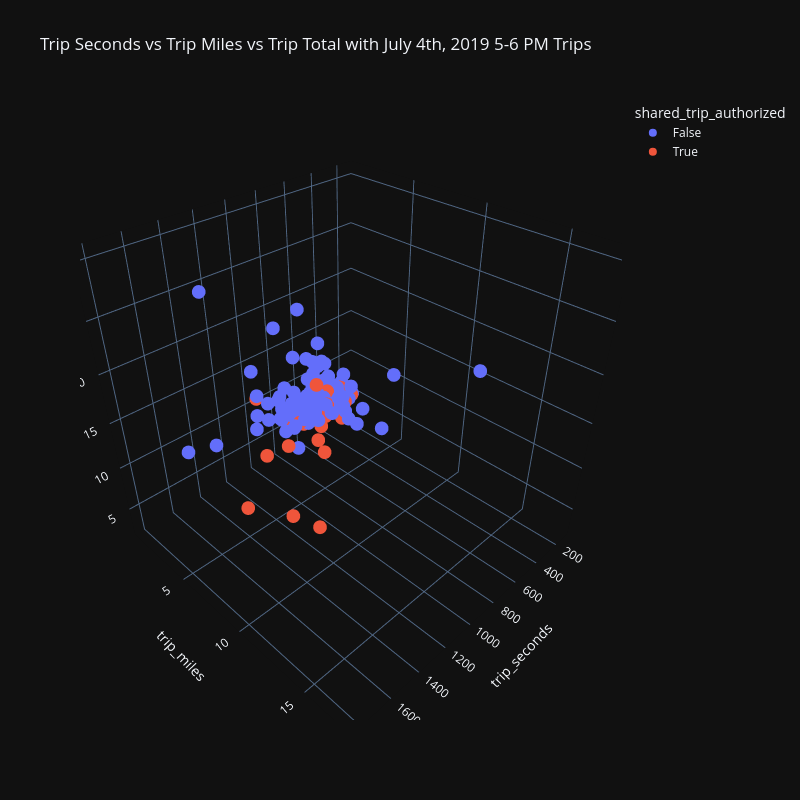

This figure's notebook cell:
### Markdown cell above
---

### 🎯 Deliverable 16: July 4th 5-6 PM Trips 3D Scatter Plots (Pre-COVID)

#### 👇 Tasks

- ✔️ Using `df_july_fourth`, create a 3D scatter plot of trips **in 2019** using the following axes.
  - `x`: `trip_seconds`,
  - `y`: `trip_miles`,
  - `z`: `trip_total`
- ✔️ Use the `shared_trip_authorized` column to differentiate the colors of points.
- ✔️ Set an appropriate title.
- ✔️ Use the `'plotly_dark'` theme (template).
- ✔️ Set both the `width` and `height` to `800`.
- ✔️ Store your figure in a variable named `fig`.
- ✔️ Display the figure using `fig.show()`

#### 🔑 Sample Output

![Sample Output](https://github.com/bdi475/images/blob/c3060e2ed215f9e7e13156b60a2c79764885f2c0/case-studies/rideshare-trips/sample-trip-seconds-vs-miles-vs-total-2019-3d-scatter-01.png?raw=true)

#### 🚀 Hint

Replace `'column1'`, `'column2'`, `'column3'`, `'column4'`, and `...`s with your own values from the code below.

```python
fig = px.scatter_3d(
    df_july_fourth[df_july_fourth['year'] == 2019],
    title='Your Title Here',
    x='column1',
    y='column2',
    z='column3',
    color='column4',
    template='plotly_dark',
    width=...,
    height=...
)
fig.show()
```

### Code cell
# YOUR CODE BEGINS
fig = px.scatter_3d(
    df_july_fourth[df_july_fourth["year"] == 2019],
    title="Trip Seconds vs Trip Miles vs Trip Total with July 4th, 2019 5-6 PM Trips",
    x="trip_seconds",
    y="trip_miles",
    z="trip_total",
    color="shared_trip_authorized",
    template="plotly_dark",
    width=800,
    height=800,
)
fig.show()
# YOUR CODE ENDS

### Figure 1 — Plotly figure (JSON) as saved in the notebook; plotly's stock layout.template omitted (floating-point values rounded to 4 significant figures)
{"data": [{"hovertemplate": "shared_trip_authorized=False<br>trip_seconds=%{x}<br>trip_miles=%{y}<br>trip_total=%{z}<extra></extra>", "legendgroup": "False", "marker": {"color": "#636efa", "symbol": "circle"}, "mode": "markers", "name": "False", "scene": "scene", "showlegend": true, "type": "scatter3d", "x": [610, 270, 1687, 943, 675, 199, 625, 755, 499, 1078, 1031, 506, 540, 524, 442, 1040, 274, 703, 391, 1657, 856, 1032, 469, 639, 589, 444, 259, 1810, 656, 1351, 950, 478, 943, 659, 500, 414, 832, 1004, 1466, 288, 553, 785, 1146, 947, 1390, 836, 651, 201, 598, 678, 634, 822, 301, 1143, 562, 778, 1181, 613, 1101, 773, 1212, 476, 1216, 1323, 318, 137, 834, 927, 1325, 571, 519, 1099, 1402, 1089, 538, 772, 1327, 582, 207, 1058, 704, 1182, 873, 1112, 360, 542, 993, 1259, 611, 487, 1135, 856, 252, 739, 1144, 844, 1177, 307, 985, 673, 620, 1193, 912, 950, 763, 1310, 1159, 250, 392, 578, 805, 384, 529, 729, 965, 348, 1101], "y": [2.0, 1.2, 7.3, 4.7, 2.7, 1.0, 2.7, 2.1, 2.1, 4.6, 4.4, 2.2, 1.2, 1.7, 2.2, 5.5, 0.8, 3.0, 1.6, 7.0, 3.9, 2.8, 1.6, 1.1, 4.5, 1.2, 0.8, 6.8, 3.0, 10.8, 6.9, 1.3, 5.1, 2.7, 1.9, 2.2, 1.2, 2.4, 11.0, 0.9, 2.8, 3.7, 6.3, 2.8, 10.3, 6.1, 2.6, 0.6, 1.9, 5.4, 2.2, 4.1, 0.6, 5.5, 2.4, 3.4, 13.8, 3.0, 10.8, 4.3, 7.2, 1.0, 6.6, 10.8, 1.1, 0.7, 4.1, 4.2, 8.8, 2.0, 1.9, 10.2, 6.8, 2.3, 2.6, 2.1, 10.2, 2.2, 0.7, 5.7, 5.3, 9.9, 3.8, 4.8, 1.6, 2.3, 5.9, 7.2, 1.5, 1.8, 3.2, 7.9, 0.7, 3.2, 11.6, 4.2, 8.6, 1.6, 3.9, 2.1, 5.0, 13.3, 2.4, 4.1, 4.2, 5.3, 7.6, 0.8, 1.0, 1.7, 3.2, 1.6, 2.5, 2.4, 4.4, 1.0, 17.6], "z": [7.55, 7.55, 17.55, 12.55, 10.05, 5.05, 16.35, 10.05, 7.55, 12.55, 15.55, 7.55, 12.55, 7.55, 7.55, 12.55, 5.05, 10.05, 7.55, 30.35, 12.55, 12.55, 7.55, 8.55, 10.05, 9.55, 5.05, 17.55, 10.05, 20.05, 15.05, 7.55, 12.55, 10.05, 12.55, 8.55, 10.05, 10.05, 30.24, 7.55, 12.05, 12.55, 15.05, 10.05, 20.05, 12.55, 10.05, 5.05, 12.05, 12.55, 11.05, 12.55, 5.05, 15.05, 10.05, 16.16, 25.05, 10.05, 17.55, 12.55, 17.55, 7.55, 16.05, 25.05, 7.55, 5.05, 10.05, 12.55, 17.55, 8.55, 7.55, 17.55, 17.55, 9.55, 10.05, 15.35, 20.55, 13.05, 5.05, 10.05, 12.55, 18.55, 12.55, 22.55, 7.55, 9.55, 12.55, 15.05, 11.16, 10.05, 14.55, 17.05, 5.05, 10.05, 20.05, 12.55, 17.55, 9.55, 12.55, 10.05, 10.05, 20.05, 12.05, 10.05, 12.55, 20.05, 17.55, 7.55, 7.55, 7.55, 10.05, 7.55, 10.05, 10.05, 14.55, 7.55, 27.55]}, {"hovertemplate": "shared_trip_authorized=True<br>trip_seconds=%{x}<br>trip_miles=%{y}<br>trip_total=%{z}<extra></extra>", "legendgroup": "True", "marker": {"color": "#EF553B", "symbol": "circle"}, "mode": "markers", "name": "True", "scene": "scene", "showlegend": true, "type": "scatter3d", "x": [1155, 248, 1339, 1444, 668, 434, 551, 265, 1208, 1757, 546, 1046, 598, 245, 751, 815, 240, 648, 1259, 725, 669, 736, 1302, 154, 768, 300], "y": [7.1, 0.8, 10.6, 9.7, 1.4, 1.1, 2.0, 0.9, 6.7, 10.4, 2.6, 1.9, 1.9, 1.1, 2.6, 2.2, 0.7, 3.7, 5.4, 4.2, 3.0, 4.5, 10.1, 0.8, 3.4, 1.2], "z": [15.0, 2.55, 23.0, 10.0, 7.5, 5.0, 5.0, 7.5, 12.55, 15.05, 10.0, 12.5, 7.55, 5.05, 7.55, 7.55, 3.22, 10.05, 10.72, 5.05, 5.05, 10.0, 7.55, 5.05, 10.0, 7.5]}], "layout": {"height": 800, "legend": {"title": {"text": "shared_trip_authorized"}, "tracegroupgap": 0}, "scene": {"domain": {"x": [0, 1], "y": [0, 1]}, "xaxis": {"title": {"text": "trip_seconds"}}, "yaxis": {"title": {"text": "trip_miles"}}, "zaxis": {"title": {"text": "trip_total"}}}, "title": {"text": "Trip Seconds vs Trip Miles vs Trip Total with July 4th, 2019 5-6 PM Trips"}, "width": 800}}
